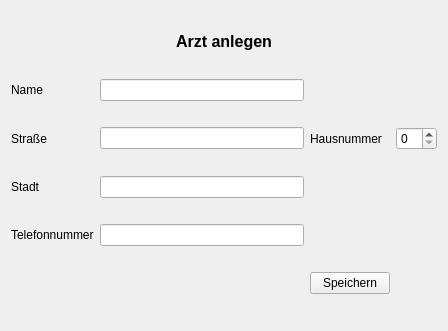
<?xml version="1.0" encoding="UTF-8"?>
<ui version="4.0">
 <class>Doctors</class>
 <widget class="QWidget" name="Doctors">
  <property name="geometry">
   <rect>
    <x>0</x>
    <y>0</y>
    <width>448</width>
    <height>331</height>
   </rect>
  </property>
  <property name="windowTitle">
   <string>Form</string>
  </property>
  <layout class="QGridLayout" name="gridLayout">
   <item row="3" column="1">
    <widget class="QLineEdit" name="city"/>
   </item>
   <item row="2" column="2">
    <widget class="QLabel" name="label_4">
     <property name="text">
      <string>Hausnummer</string>
     </property>
    </widget>
   </item>
   <item row="2" column="0">
    <widget class="QLabel" name="label_2">
     <property name="text">
      <string>Straße</string>
     </property>
    </widget>
   </item>
   <item row="0" column="0" colspan="4">
    <widget class="QLabel" name="label_6">
     <property name="maximumSize">
      <size>
       <width>16777215</width>
       <height>22</height>
      </size>
     </property>
     <property name="text">
      <string>&lt;html&gt;&lt;head/&gt;&lt;body&gt;&lt;p align=&quot;center&quot;&gt;&lt;span style=&quot; font-size:12pt; font-weight:700;&quot;&gt;Arzt anlegen&lt;/span&gt;&lt;/p&gt;&lt;/body&gt;&lt;/html&gt;</string>
     </property>
    </widget>
   </item>
   <item row="4" column="0">
    <widget class="QLabel" name="label_5">
     <property name="text">
      <string>Telefonnummer</string>
     </property>
    </widget>
   </item>
   <item row="5" column="2">
    <widget class="QPushButton" name="saveButton">
     <property name="text">
      <string>Speichern</string>
     </property>
    </widget>
   </item>
   <item row="1" column="0">
    <widget class="QLabel" name="label">
     <property name="text">
      <string>Name</string>
     </property>
    </widget>
   </item>
   <item row="1" column="1">
    <widget class="QLineEdit" name="drName"/>
   </item>
   <item row="2" column="3">
    <widget class="QSpinBox" name="housenumber"/>
   </item>
   <item row="3" column="0">
    <widget class="QLabel" name="label_3">
     <property name="text">
      <string>Stadt</string>
     </property>
    </widget>
   </item>
   <item row="2" column="1">
    <widget class="QLineEdit" name="street"/>
   </item>
   <item row="4" column="1">
    <widget class="QLineEdit" name="phone"/>
   </item>
  </layout>
 </widget>
 <resources/>
 <connections/>
</ui>
